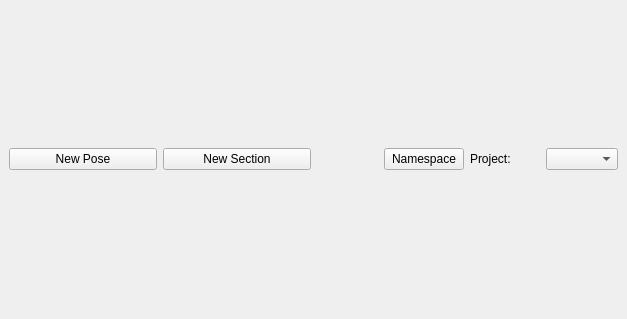
<?xml version="1.0" encoding="UTF-8"?>
<ui version="4.0">
 <class>MainWindow</class>
 <widget class="QMainWindow" name="MainWindow">
  <property name="geometry">
   <rect>
    <x>0</x>
    <y>0</y>
    <width>627</width>
    <height>319</height>
   </rect>
  </property>
  <property name="windowTitle">
   <string>Pose Nach!</string>
  </property>
  <widget class="QWidget" name="centralwidget">
   <layout class="QVBoxLayout" name="verticalLayout">
    <item>
     <layout class="QHBoxLayout" name="horizontalLayout_3">
      <item>
       <widget class="QPushButton" name="newPose_btn">
        <property name="text">
         <string>New Pose</string>
        </property>
       </widget>
      </item>
      <item>
       <widget class="QPushButton" name="newSection_btn">
        <property name="text">
         <string>New Section</string>
        </property>
       </widget>
      </item>
      <item>
       <layout class="QHBoxLayout" name="horizontalLayout_2">
        <item>
         <widget class="QLabel" name="namespace_lbl">
          <property name="text">
           <string/>
          </property>
         </widget>
        </item>
        <item>
         <widget class="QPushButton" name="setNameSpace_btn">
          <property name="text">
           <string>Namespace</string>
          </property>
         </widget>
        </item>
       </layout>
      </item>
      <item>
       <layout class="QHBoxLayout" name="horizontalLayout">
        <item>
         <widget class="QLabel" name="label">
          <property name="text">
           <string>Project:</string>
          </property>
         </widget>
        </item>
        <item>
         <widget class="QComboBox" name="projects_cmb"/>
        </item>
       </layout>
      </item>
     </layout>
    </item>
    <item>
     <layout class="QVBoxLayout" name="library_lay"/>
    </item>
   </layout>
  </widget>
 </widget>
 <resources/>
 <connections/>
</ui>
